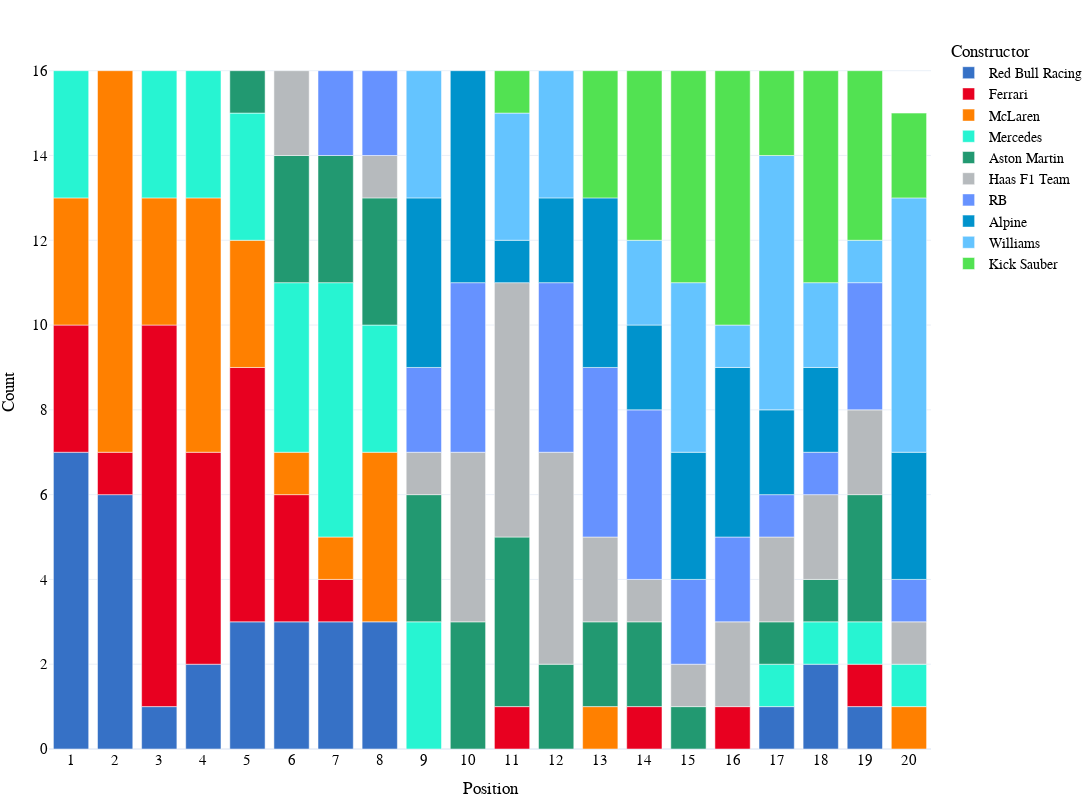

The cell this chart's notebook holds for it:
### Code cell
fig_team=px.bar(grouped_team, 
           x="Position", 
           y='Count', 
           color='Constructor',
        #    title="Race Position Counts By Team for the {} F1 Season".format(year),
           height=800, 
           width=1200, 
           template="plotly_white",
           color_discrete_map={
                 "Alpine": "#0093cc",
                 "Aston Martin": "#229971",
                 "Ferrari": "#E80020",
                 "Haas F1 Team": "#B6BABD",
                 "Kick Sauber": "#52e252",
                 "McLaren": "#FF8000",
                 "Mercedes": "#27F4D2",
                 "RB": "#6692FF",
                 "Red Bull Racing": "#3671C6",
                 "Williams": "#64C4FF" ,
                 "Alfa Romeo":"#C92D4B",
                 "Alfa Romeo Racing":"#C92D4B",
                 "AlphaTauri":"#5E8FAA",
                 "Racing Point":"#F596C8",
                 "Renault":"#FFF500",
                 "Toro Rosso":"#469bff",
                 "Force India":"#F596C8",
                 "Sauber":"#9B0000"
            },
            )

fig_team.update_layout(
    hoverlabel=dict(
        bgcolor="white",
        font_size=16,
        font_family="PT Sans Narrow"
    ),
    title_x=0.5,
    yaxis = dict(tickfont = dict(size=15)),
    xaxis = dict(tickfont = dict(size=15),
    tickmode = 'linear',
    tick0 = 1,
    dtick = 1),
    font=dict(
        family="PT Sans Narrow",
        size=14,
        color="Black"
    ),
    title_font_family="PT Sans Narrow",
    margin=dict(l=5, r=5, t=35, b=5),
)

# fig.update_traces(marker={'size': 12})

### Figure 1 — Plotly figure (JSON) as saved in the notebook; plotly's stock layout.template omitted (floating-point values rounded to 4 significant figures)
{"data": [{"alignmentgroup": "True", "hovertemplate": "Constructor=Red Bull Racing<br>Position=%{x}<br>Count=%{y}<extra></extra>", "legendgroup": "Red Bull Racing", "marker": {"color": "#3671C6", "pattern": {"shape": ""}}, "name": "Red Bull Racing", "offsetgroup": "Red Bull Racing", "orientation": "v", "showlegend": true, "textposition": "auto", "type": "bar", "x": [1, 2, 3, 4, 5, 6, 7, 8, 17, 18, 19], "xaxis": "x", "y": [7, 6, 1, 2, 3, 3, 3, 3, 1, 2, 1], "yaxis": "y"}, {"alignmentgroup": "True", "hovertemplate": "Constructor=Ferrari<br>Position=%{x}<br>Count=%{y}<extra></extra>", "legendgroup": "Ferrari", "marker": {"color": "#E80020", "pattern": {"shape": ""}}, "name": "Ferrari", "offsetgroup": "Ferrari", "orientation": "v", "showlegend": true, "textposition": "auto", "type": "bar", "x": [1, 2, 3, 4, 5, 6, 7, 11, 14, 16, 19], "xaxis": "x", "y": [3, 1, 9, 5, 6, 3, 1, 1, 1, 1, 1], "yaxis": "y"}, {"alignmentgroup": "True", "hovertemplate": "Constructor=McLaren<br>Position=%{x}<br>Count=%{y}<extra></extra>", "legendgroup": "McLaren", "marker": {"color": "#FF8000", "pattern": {"shape": ""}}, "name": "McLaren", "offsetgroup": "McLaren", "orientation": "v", "showlegend": true, "textposition": "auto", "type": "bar", "x": [1, 2, 3, 4, 5, 6, 7, 8, 13, 20], "xaxis": "x", "y": [3, 9, 3, 6, 3, 1, 1, 4, 1, 1], "yaxis": "y"}, {"alignmentgroup": "True", "hovertemplate": "Constructor=Mercedes<br>Position=%{x}<br>Count=%{y}<extra></extra>", "legendgroup": "Mercedes", "marker": {"color": "#27F4D2", "pattern": {"shape": ""}}, "name": "Mercedes", "offsetgroup": "Mercedes", "orientation": "v", "showlegend": true, "textposition": "auto", "type": "bar", "x": [1, 3, 4, 5, 6, 7, 8, 9, 17, 18, 19, 20], "xaxis": "x", "y": [3, 3, 3, 3, 4, 6, 3, 3, 1, 1, 1, 1], "yaxis": "y"}, {"alignmentgroup": "True", "hovertemplate": "Constructor=Aston Martin<br>Position=%{x}<br>Count=%{y}<extra></extra>", "legendgroup": "Aston Martin", "marker": {"color": "#229971", "pattern": {"shape": ""}}, "name": "Aston Martin", "offsetgroup": "Aston Martin", "orientation": "v", "showlegend": true, "textposition": "auto", "type": "bar", "x": [5, 6, 7, 8, 9, 10, 11, 12, 13, 14, 15, 17, 18, 19], "xaxis": "x", "y": [1, 3, 3, 3, 3, 3, 4, 2, 2, 2, 1, 1, 1, 3], "yaxis": "y"}, {"alignmentgroup": "True", "hovertemplate": "Constructor=Haas F1 Team<br>Position=%{x}<br>Count=%{y}<extra></extra>", "legendgroup": "Haas F1 Team", "marker": {"color": "#B6BABD", "pattern": {"shape": ""}}, "name": "Haas F1 Team", "offsetgroup": "Haas F1 Team", "orientation": "v", "showlegend": true, "textposition": "auto", "type": "bar", "x": [6, 8, 9, 10, 11, 12, 13, 14, 15, 16, 17, 18, 19, 20], "xaxis": "x", "y": [2, 1, 1, 4, 6, 5, 2, 1, 1, 2, 2, 2, 2, 1], "yaxis": "y"}, {"alignmentgroup": "True", "hovertemplate": "Constructor=RB<br>Position=%{x}<br>Count=%{y}<extra></extra>", "legendgroup": "RB", "marker": {"color": "#6692FF", "pattern": {"shape": ""}}, "name": "RB", "offsetgroup": "RB", "orientation": "v", "showlegend": true, "textposition": "auto", "type": "bar", "x": [7, 8, 9, 10, 12, 13, 14, 15, 16, 17, 18, 19, 20], "xaxis": "x", "y": [2, 2, 2, 4, 4, 4, 4, 2, 2, 1, 1, 3, 1], "yaxis": "y"}, {"alignmentgroup": "True", "hovertemplate": "Constructor=Alpine<br>Position=%{x}<br>Count=%{y}<extra></extra>", "legendgroup": "Alpine", "marker": {"color": "#0093cc", "pattern": {"shape": ""}}, "name": "Alpine", "offsetgroup": "Alpine", "orientation": "v", "showlegend": true, "textposition": "auto", "type": "bar", "x": [9, 10, 11, 12, 13, 14, 15, 16, 17, 18, 20], "xaxis": "x", "y": [4, 5, 1, 2, 4, 2, 3, 4, 2, 2, 3], "yaxis": "y"}, {"alignmentgroup": "True", "hovertemplate": "Constructor=Williams<br>Position=%{x}<br>Count=%{y}<extra></extra>", "legendgroup": "Williams", "marker": {"color": "#64C4FF", "pattern": {"shape": ""}}, "name": "Williams", "offsetgroup": "Williams", "orientation": "v", "showlegend": true, "textposition": "auto", "type": "bar", "x": [9, 11, 12, 14, 15, 16, 17, 18, 19, 20], "xaxis": "x", "y": [3, 3, 3, 2, 4, 1, 6, 2, 1, 6], "yaxis": "y"}, {"alignmentgroup": "True", "hovertemplate": "Constructor=Kick Sauber<br>Position=%{x}<br>Count=%{y}<extra></extra>", "legendgroup": "Kick Sauber", "marker": {"color": "#52e252", "pattern": {"shape": ""}}, "name": "Kick Sauber", "offsetgroup": "Kick Sauber", "orientation": "v", "showlegend": true, "textposition": "auto", "type": "bar", "x": [11, 13, 14, 15, 16, 17, 18, 19, 20], "xaxis": "x", "y": [1, 3, 4, 5, 6, 2, 5, 4, 2], "yaxis": "y"}], "layout": {"barmode": "relative", "font": {"color": "Black", "family": "PT Sans Narrow", "size": 14}, "height": 800, "hoverlabel": {"bgcolor": "white", "font": {"family": "PT Sans Narrow", "size": 16}}, "legend": {"title": {"text": "Constructor"}, "tracegroupgap": 0}, "margin": {"b": 5, "l": 5, "r": 5, "t": 35}, "title": {"font": {"family": "PT Sans Narrow"}, "x": 0.5}, "width": 1200, "xaxis": {"anchor": "y", "domain": [0, 1], "dtick": 1, "tick0": 1, "tickfont": {"size": 15}, "tickmode": "linear", "title": {"text": "Position"}}, "yaxis": {"anchor": "x", "domain": [0, 1], "tickfont": {"size": 15}, "title": {"text": "Count"}}}}
